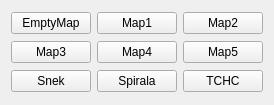
<?xml version="1.0" encoding="UTF-8"?>
<ui version="4.0">
 <class>PremadeMapsPaths</class>
 <widget class="QWidget" name="PremadeMapsPaths">
  <property name="geometry">
   <rect>
    <x>0</x>
    <y>0</y>
    <width>270</width>
    <height>105</height>
   </rect>
  </property>
  <property name="windowTitle">
   <string>Maps</string>
  </property>
  <layout class="QGridLayout" name="gridLayout">
   <item row="0" column="0">
    <widget class="QPushButton" name="buttEmptyMap">
     <property name="text">
      <string>EmptyMap</string>
     </property>
    </widget>
   </item>
   <item row="0" column="1">
    <widget class="QPushButton" name="buttMap1">
     <property name="text">
      <string>Map1</string>
     </property>
    </widget>
   </item>
   <item row="0" column="2">
    <widget class="QPushButton" name="buttMap2">
     <property name="text">
      <string>Map2</string>
     </property>
    </widget>
   </item>
   <item row="1" column="0">
    <widget class="QPushButton" name="buttMap4">
     <property name="text">
      <string>Map3</string>
     </property>
    </widget>
   </item>
   <item row="1" column="1">
    <widget class="QPushButton" name="buttMap5">
     <property name="text">
      <string>Map4</string>
     </property>
    </widget>
   </item>
   <item row="1" column="2">
    <widget class="QPushButton" name="buttMap3">
     <property name="text">
      <string>Map5</string>
     </property>
    </widget>
   </item>
   <item row="2" column="0">
    <widget class="QPushButton" name="buttMap7">
     <property name="text">
      <string>Snek</string>
     </property>
    </widget>
   </item>
   <item row="2" column="1">
    <widget class="QPushButton" name="buttMap6">
     <property name="text">
      <string>Spirala</string>
     </property>
    </widget>
   </item>
   <item row="2" column="2">
    <widget class="QPushButton" name="buttMap8">
     <property name="text">
      <string>TCHC</string>
     </property>
    </widget>
   </item>
  </layout>
 </widget>
 <resources/>
 <connections/>
</ui>
